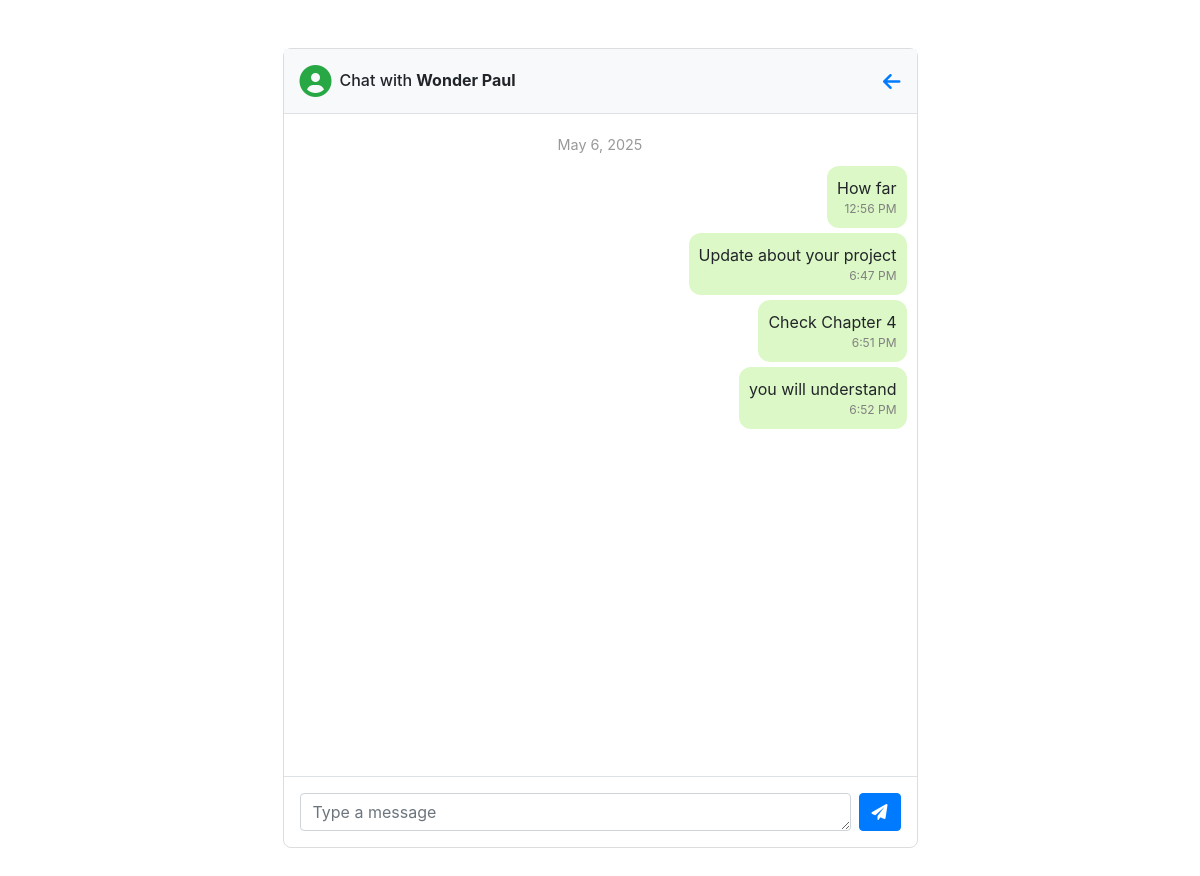
Page /repo/sendMessage/Bassey (signed in) on the committed database.
### repository/models.py (models this page shows, shortened)
class Message(models.Model):
    sender = models.ForeignKey(User, related_name='sent_messages', on_delete=models.CASCADE)
    receiver = models.ForeignKey(User, related_name='received_messages', on_delete=models.CASCADE)
    content = models.TextField()
    timestamp = models.DateTimeField(auto_now_add=True)

### repository/views.py (the view, shortened to what this page needs)
# urls.py: path('repo/sendMessage/<str:username>', views.sendMessage, name='sendMessage'),
def sendMessage(request, username):
    recipient = get_object_or_404(User, username=username)
    messages = Message.objects.filter(
        Q(sender=request.user, receiver=recipient) |
        Q(sender=recipient, receiver=request.user)
    ).order_by('timestamp')
    grouped_messages = defaultdict(list)
    for message in messages:
        date_key = localtime(message.timestamp).date()
        grouped_messages[date_key].append(message)
    context = {
        'recipient': recipient,
        'grouped_messages': grouped_messages.items(),  # date, [messages]
        'today': now().date(),
        'yesterday': (now() - timedelta(days=1)).date(),
    }
    return render(request, 'sendMessage.html', context)

### repository/templates/sendMessage.html (shortened to what this page needs)
{% load static %}
<!DOCTYPE html>
<html lang="en">
<head>
  <link href="{% static 'css/bootstrap.min.css' %}" rel="stylesheet">
  <link href="{% static 'fontawesome/css/all.min.css' %}" rel="stylesheet">
  <link href="https://maxcdn.bootstrapcdn.com/bootstrap/4.5.2/css/bootstrap.min.css" rel="stylesheet">
    <link href="https://cdnjs.cloudflare.com/ajax/libs/font-awesome/6.0.0-beta3/css/all.min.css" rel="stylesheet">
</head>
<body>
  <div class="container py-5">
    <div class="row justify-content-center">
      <div class="col-md-7 col-lg-7">
        <div class="chat-container">
          <div class="p-3 border-bottom bg-light d-flex justify-content-between align-items-center">
            <div class="d-flex align-items-center">
              <i class="fa fa-user-circle fa-2x text-success me-2"></i>
              <h6 class="mb-0">Chat with <b>{{ recipient.first_name }} {{ recipient.last_name }}</b></h6>
            </div>
            <a href="{% url 'dashboard' %}" class="text-decoration-none">
              <i class="fa fa-arrow-left fa-lg text-primary"></i>
            </a>
          </div>
          <div class="chat-box d-flex flex-column">
            {% for date, messages in grouped_messages %}
              <div class="date-separator">
                {% if date == today %}
                  Today
                {% elif date == yesterday %}
                  Yesterday
                {% else %}
                  {{ date|date:"F j, Y" }}
                {% endif %}
              </div>
              {% for mess in messages %}
                <div class="d-flex {% if mess.sender == request.user %}justify-content-end{% else %}justify-content-start{% endif %}">
                  <div class="message-bubble {% if mess.sender == request.user %}sent{% else %}received{% endif %}">
                    {{ mess.content }}
                    <div class="timestamp">
                      {{ mess.timestamp|time:"g:i A" }}
                    </div>
                  </div>
                </div>
              {% endfor %}
            {% endfor %}
          </div>
          <form method="POST" action="" class="border-top p-3">
            <div class="d-flex">
              <textarea name="message" class="form-control me-2" rows="1" placeholder="Type a message" required></textarea>
              <button type="submit" class="btn btn-primary">
                <i class="fa fa-paper-plane"></i>
              </button>
            </div>
          </form>
        </div>
      </div>
    </div>
  </div>
</body>
</html>

### rows in the picture
Message: timestamp "May 6, 2025", content "How far", timestamp "12:56 PM"
Message: content "Update about your project", timestamp "6:47 PM"
Message: content "Check Chapter 4", timestamp "6:51 PM"
Message: content "you will understand", timestamp "6:52 PM"

### other values in the picture
{{ recipient.first_name }} "Wonder"
{{ recipient.last_name }} "Paul"
